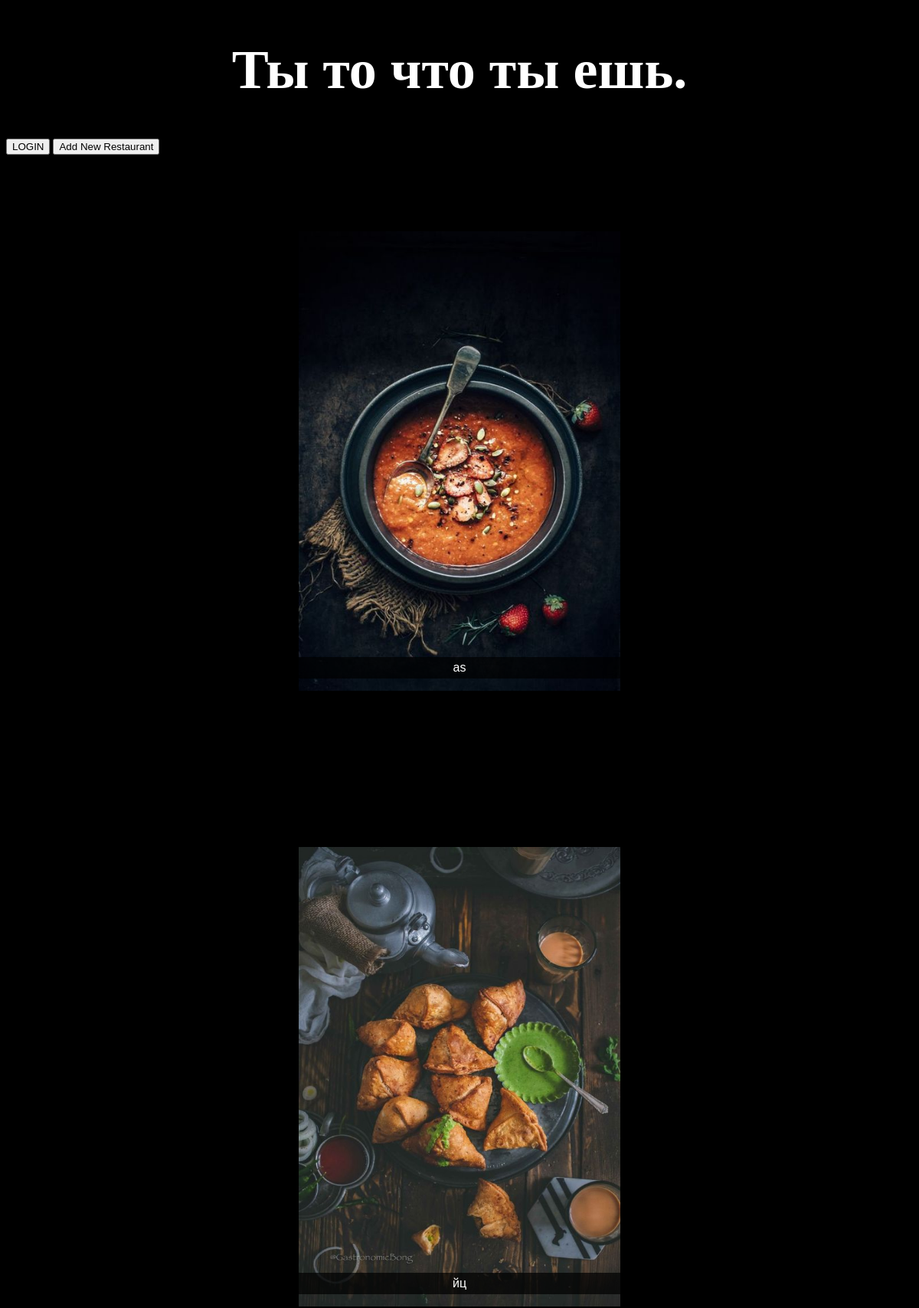
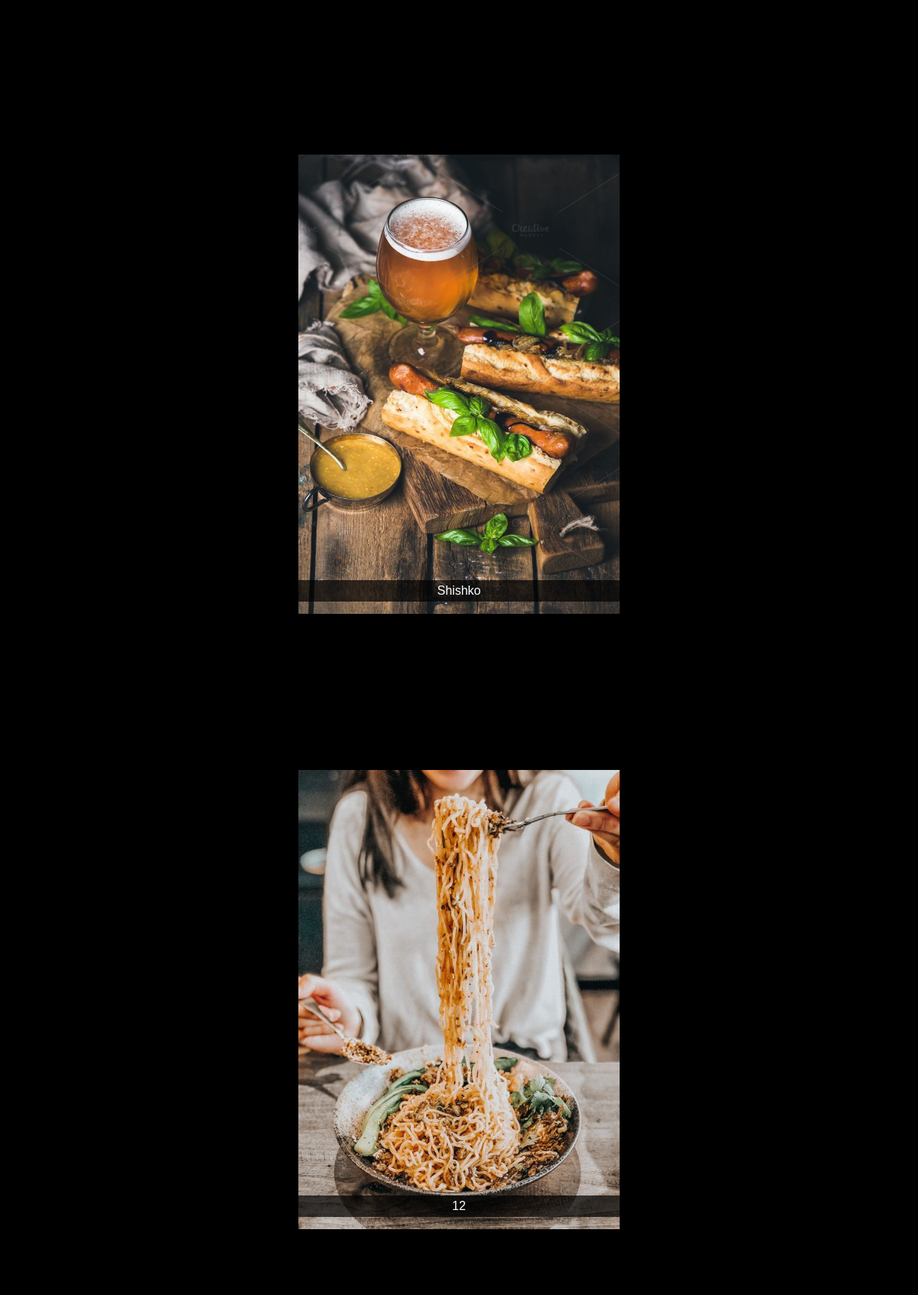
The page / (upper part) on the database its author committed (2 pictures, top to bottom).
### app.py (models this page shows)
class Restaurants(db.Model):
    id = db.Column(db.Integer, primary_key=True)
    name = db.Column(db.String(30), nullable=False, unique=False)
    poster = db.Column(db.String(300), nullable=True, unique=False)
    info = db.Column(db.String(300), nullable=False, unique=False)
    address = db.Column(db.String(99), nullable=False, unique=False)
    price_level = db.Column(db.String(30), nullable=False, unique=False)
    kitchen_type = db.Column(db.String(99), nullable=False, unique=False)
    happy_hour = db.Column(db.String(99), nullable=False, unique=False)
    style = db.Column(db.String(99), nullable=False, unique=False)
    opening_hours = db.Column(db.String(300), nullable=False, unique=False)
    site = db.Column(db.String(300), nullable=False, unique=False)
    wolt_review = db.Column(db.String(30), nullable=False, unique=False)

### app.py (the view)
@app.route('/')
def index():
    restaurants = Restaurants.query.all()
    for restaurant in restaurants:
        print(restaurant.poster)
    return render_template('index.html', restaurants=restaurants)

### templates/index.html (shortened to what this page needs)
<!DOCTYPE html>
<html lang="en">
<head>
</head>
<body>
    <div class="one">    <h1 > Ты то что ты ешь.</h1></div>
    <a href="login"><button>LOGIN</button></a>
    <a href="add_restaurant"><button>Add New Restaurant</button></a>
    <div class="gallery">
        {% for restaurant in restaurants %}
            <a href="{{ url_for('rest', rest_id=restaurant.id) }}">
                <img src="{{ url_for('static_files', filename=restaurant.poster) }}" alt="{{ restaurant.name }}" >
                <div class="caption">{{ restaurant.name}} </div>
            </a>
        {% endfor %}
    </div>
</body>
</html>

### templates/index.html (style rules this page uses)
body { background-color: black; color: white; }
.one { font-size: 36px; text-align: center; margin-top: 50px; font-family: font-family: Verdana, Helvetica, Arial, sans-serif; color: white; }
.gallery { display: flex; flex-wrap: wrap; justify-content: center; }
.gallery a { display: inline-block; position: relative; text-decoration: none; margin: 100px; cursor: pointer; }
.gallery img { width: 420px; height: 600px; }
.caption { position: absolute; bottom: 20px; left: 50%; transform: translateX(-50%); background-color: rgba(0, 0, 0, 0.7); padding: 5px 10px; text-align: center; width: 100%; color: white; font-family: Verdana, Helvetica, Arial, sans-serif }

### rows shown on the page
Restaurants: poster (picture), name "as"
Restaurants: poster (picture), name "йц"
Restaurants: poster (picture), name "Shishko"
Restaurants: poster (picture), name "12"
